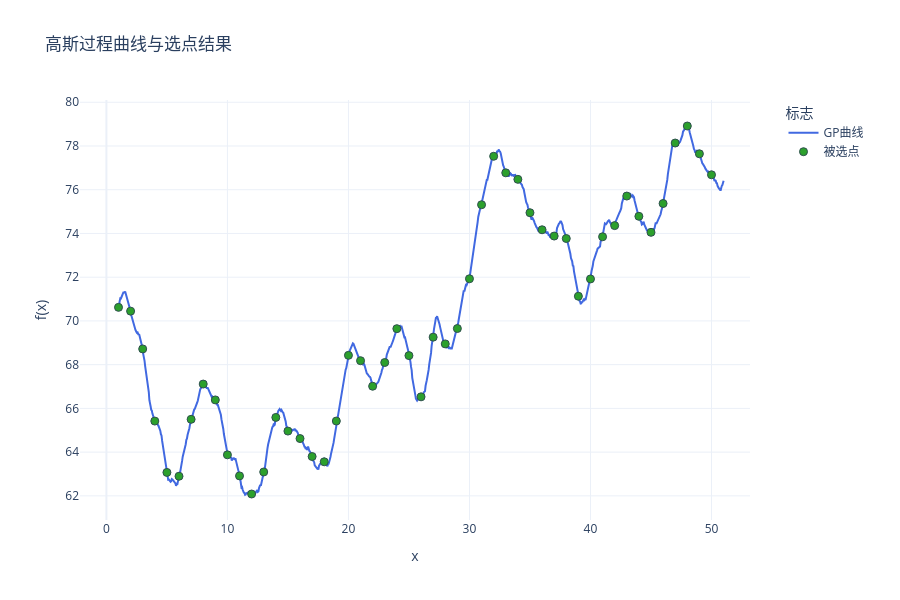

Notebook source saved alongside this figure:
### Code cell
import numpy as np
import plotly.graph_objects as go
from sklearn.gaussian_process import GaussianProcessRegressor
from sklearn.gaussian_process.kernels import RBF, ConstantKernel,WhiteKernel,Matern
from util.methods import assign_variances
from scipy.linalg import cholesky
import matplotlib.pyplot as plt

seed = 18
np.random.seed(seed=seed)
# 定义核函数
kernel = ConstantKernel(25.0) * Matern(length_scale=4, nu=1.5) + WhiteKernel(1e-3)
gp = GaussianProcessRegressor(kernel=kernel)

x_dense = np.linspace(1, 51, 1000).reshape(-1, 1)

y_dense = gp.sample_y(x_dense, n_samples=1, random_state=seed).flatten() + 70

# 提取整数点对应的y值
integer_points = np.random.choice(np.arange(1, 51), size=50, replace=False)
indices = [np.abs(x_dense.flatten() - x).argmin() for x in integer_points]
y_integers = y_dense[indices]

# 计算整数点的协方差矩阵
cov_matrix = kernel(integer_points.reshape(-1,1))

# 计算相关性矩阵
std_dev = np.sqrt(np.diag(cov_matrix))  
corr_matrix = cov_matrix / np.outer(std_dev, std_dev)  

fig = go.Figure()

fig.add_trace(go.Scatter(
    x=x_dense.flatten(), 
    y=y_dense,
    mode='lines',
    name='GP曲线',
    line=dict(color='royalblue', width=2)
))

#colors = ['#1f77b4', '#ff7f0e', '#2ca02c', '#d62728', '#9467bd']  # 5种不同颜色
colors = ['#2ca02c',]

fig.add_trace(go.Scatter(
    x=integer_points,
    y=y_integers,
    mode='markers',
    name='被选点',
    marker=dict(
        color=colors[0],
        size=8,
        line=dict(width=1, color='DarkSlateGrey')
)))

fig.update_layout(
    title='高斯过程曲线与选点结果',
    xaxis_title='x',
    yaxis_title='f(x)',
    template='plotly_white',
    height=600,
    width=900,
    legend=dict(
        title='标志',
        x=1.05,
        y=1,
        xanchor='left',
        yanchor='top',
        bgcolor='rgba(255,255,255,0.8)'
    ),
    margin=dict(r=150) 
)

fig.show()

### Figure 1 — Plotly figure (JSON) as saved in the notebook; plotly's stock layout.template omitted (floating-point values rounded to 4 significant figures; data arrays with more than 128 entries replaced by an {"elided": "..."} marker saying what was removed)
{"data": [{"line": {"color": "royalblue", "width": 2}, "mode": "lines", "name": "GP曲线", "type": "scatter", "x": {"elided": "1000 float values"}, "y": {"elided": "1000 float values"}}, {"marker": {"color": "#2ca02c", "line": {"color": "DarkSlateGrey", "width": 1}, "size": 8}, "mode": "markers", "name": "被选点", "type": "scatter", "x": [44, 17, 27, 31, 21, 50, 32, 49, 36, 42, 13, 30, 24, 46, 8, 29, 38, 26, 34, 16, 23, 39, 28, 33, 1, 19, 45, 14, 40, 7, 15, 41, 10, 4, 2, 5, 37, 12, 11, 22, 48, 18, 35, 25, 9, 3, 47, 6, 20, 43], "y": [74.78, 63.8, 69.26, 75.31, 68.18, 76.68, 77.53, 77.64, 74.17, 74.36, 63.09, 71.93, 69.65, 75.37, 67.11, 69.65, 73.77, 66.53, 76.47, 64.62, 68.1, 71.13, 68.95, 76.77, 70.62, 65.42, 74.05, 65.59, 71.92, 65.5, 64.96, 73.85, 63.88, 65.42, 70.45, 63.07, 73.88, 62.08, 62.91, 67.01, 78.91, 63.56, 74.95, 68.41, 66.39, 68.72, 78.14, 62.9, 68.43, 75.71]}], "layout": {"height": 600, "legend": {"bgcolor": "rgba(255,255,255,0.8)", "title": {"text": "标志"}, "x": 1.05, "xanchor": "left", "y": 1, "yanchor": "top"}, "margin": {"r": 150}, "title": {"text": "高斯过程曲线与选点结果"}, "width": 900, "xaxis": {"title": {"text": "x"}}, "yaxis": {"title": {"text": "f(x)"}}}}
